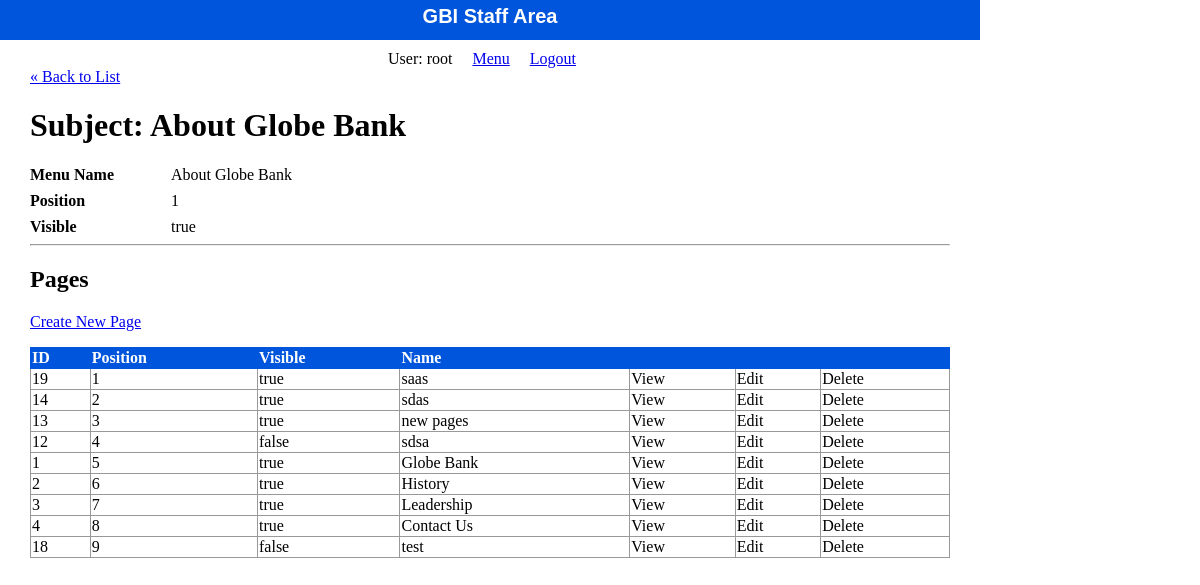
/staff/subjects/show.php (signed in), run on the app's committed database.
### tables this page shows
CREATE TABLE `subjects` (
  `id` int(11) NOT NULL,
  `menu_name` varchar(255) DEFAULT NULL,
  `position` int(3) DEFAULT NULL,
  `visible` tinyint(1) DEFAULT NULL
);

CREATE TABLE `pages` (
  `id` int(11) NOT NULL,
  `subject_id` int(11) DEFAULT NULL,
  `menu_name` varchar(255) DEFAULT NULL,
  `position` int(3) DEFAULT NULL,
  `visible` tinyint(1) DEFAULT NULL,
  `content` text
);

### private/functions.php (called while the page is built, shortened)
<?php
function url_for($script_path) {
  return WWW_ROOT . $script_path;
}
function u($string="") {
  return urlencode($string);
}
function h($string="") {
  return htmlspecialchars($string);
}
?>

### private/database.php (called while the page is built, shortened)
<?php
  function db_escape($connection, $string) {
    return mysqli_real_escape_string($connection, $string);
  }
?>

### private/query_functions.php (called while the page is built, shortened)
<?php
  function find_subject_by_id($id, $options=[]) {
    global $db;
    $visible = $options['visible'] ?? false;
    $sql = "SELECT * FROM subjects ";
    $sql .= "WHERE id='" . db_escape($db, $id) . "' ";
    $result = mysqli_query($db, $sql);
    $subject = mysqli_fetch_assoc($result);
    return $subject;
  }
  function find_pages_by_subject_id($subject_id, $options=[]) {
    global $db;
    $visible = $options['visible'] ?? false;
    $sql = "SELECT * FROM pages ";
    $sql .= "WHERE subject_id='" . db_escape($db, $subject_id) . "' ";
    $sql .= "ORDER BY position ASC";
    $result = mysqli_query($db, $sql);
    return $result;
  }
?>

### public/staff/subjects/show.php (the view, shortened to what this page needs)
<?php
$id = $_GET['id'] ?? '1';
$subject = find_subject_by_id($id);
$page_set = find_pages_by_subject_id($id);
?>
<?php include(SHARED_PATH . '/staff_header.php'); ?>
<div id="content">
  <a class="back-link" href="<?php echo url_for('/staff/subjects/index.php'); ?>">&laquo; Back to List</a>
  <div class="subject show">
    <h1>Subject: <?php echo h($subject['menu_name']); ?></h1>
    <div class="attributes">
      <dl>
        <dt>Menu Name</dt>
        <dd><?php echo h($subject['menu_name']); ?></dd>
      </dl>
      <dl>
        <dt>Position</dt>
        <dd><?php echo h($subject['position']); ?></dd>
      </dl>
      <dl>
        <dt>Visible</dt>
        <dd><?php echo $subject['visible'] == '1' ? 'true' : 'false'; ?></dd>
      </dl>
    </div>
    <hr />
    <div class="page listing">
      <h2>Pages</h2>
      <div class="actions">
        <a class="action" href="<?php echo url_for('/staff/pages/new.php?subject_id=' . h(u($subject['id']))); ?>">Create New Page</a>
      </div>
      <table class="list">
        <tr>
          <th>ID</th>
          <th>Position</th>
          <th>Visible</th>
          <th>Name</th>
          <th>&nbsp;</th>
          <th>&nbsp;</th>
          <th>&nbsp;</th>
        </tr>
        <?php while($page = mysqli_fetch_assoc($page_set)) { ?>
          <tr>
            <td><?php echo h($page['id']); ?></td>
            <td><?php echo h($page['position']); ?></td>
            <td><?php echo $page['visible'] == 1 ? 'true' : 'false'; ?></td>
            <td><?php echo h($page['menu_name']); ?></td>
            <td><a class="action" href="<?php echo url_for('/staff/pages/show.php?id=' . h(u($page['id']))); ?>"></a>View</td>
            <td><a class="action" href="<?php echo url_for('/staff/pages/edit.php?id=' . h(u($page['id']))); ?>"></a>Edit</td>
            <td><a class="action" href="<?php echo url_for('/staff/pages/delete.php?id=' . h(u($page['id']))); ?>"></a>Delete</td>
          </tr>
        <?php } ?>
      </table>
    </div>
  </div>
</div>

### public/stylesheets/staff.css (style rules this page uses)
html { height: 100%; width: 100%; }
body { height: 980px; width: 100%; margin: 0; padding: 0; }
#content { width: 920px; min-height: 500px; padding: 0 30px; }
.actions { margin-bottom: 1em; }
table { border-collapse: collapse; vertical-align: top; }
table.list { width: 100%; }
table.list tr td { border: 1px solid #999999; }
table.list tr th { border: 1px solid #0055DD; background: #0055DD; color: white; text-align: left; }
dl { clear: both; overflow: hidden; margin: 0.5em 0; }
dt { float: left; font-weight: bold; width: 125px; }
dd { float: left; margin-left: 1em; }

### data on the page
subjects: menu_name "About Globe Bank", position "1"
pages: id "19", position "1", visible "true", menu_name "saas"
pages: id "14", position "2", visible "true", menu_name "sdas"
pages: id "13", position "3", visible "true", menu_name "new pages"
pages: id "12", position "4", visible "false", menu_name "sdsa"
pages: id "1", position "5", visible "true", menu_name "Globe Bank"
pages: id "2", position "6", visible "true", menu_name "History"
pages: id "3", position "7", visible "true", menu_name "Leadership"
pages: id "4", position "8", visible "true", menu_name "Contact Us"
pages: id "18", position "9", visible "false", menu_name "test"

### other printed values
$_SESSION['username'] "root"
